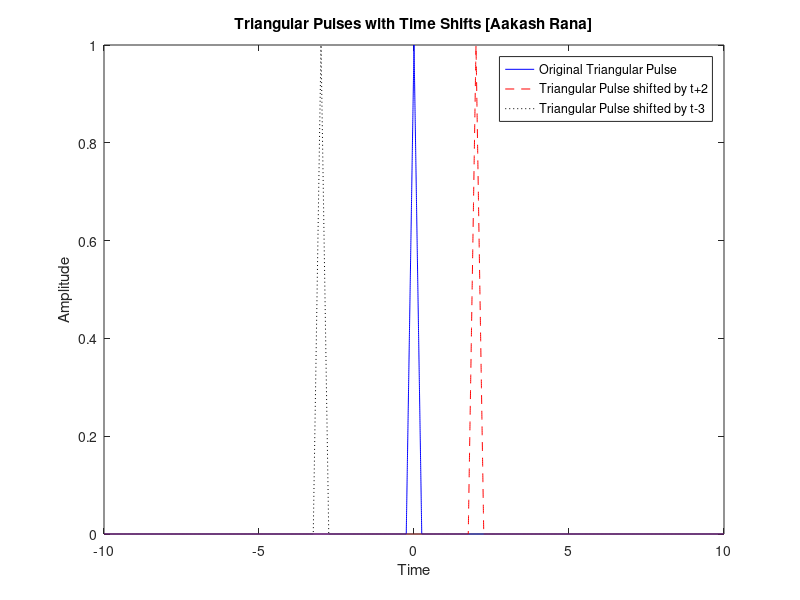

Source code (MATLAB):
%AAKASH RANA [KAN 078 BCT 004]
%Generate a periodic triangular pulses of width 0.5
%and time shift the signals by- a) t+2  b) t-3

clc;
clear all;
close all;

% Define time vector
t = -10:0.001:10;
width = 0.5;

% Generate original triangular pulse
y = tripuls(t, width);
plot(t, y, 'b');
hold on;

% Generate and plot triangular pulse shifted by +2
y1 = tripuls(t - 2, width);
plot(t, y1, '--r');
hold on;

% Generate and plot triangular pulse shifted by -3
y2 = tripuls(t + 3, width);
plot(t, y2, ':k');
hold on;

% Adding legend and labels
legend('Original Triangular Pulse', 'Triangular Pulse shifted by t+2', 'Triangular Pulse shifted by t-3');
xlabel('Time');
ylabel('Amplitude');
title('Triangular Pulses with Time Shifts [Aakash Rana]');

